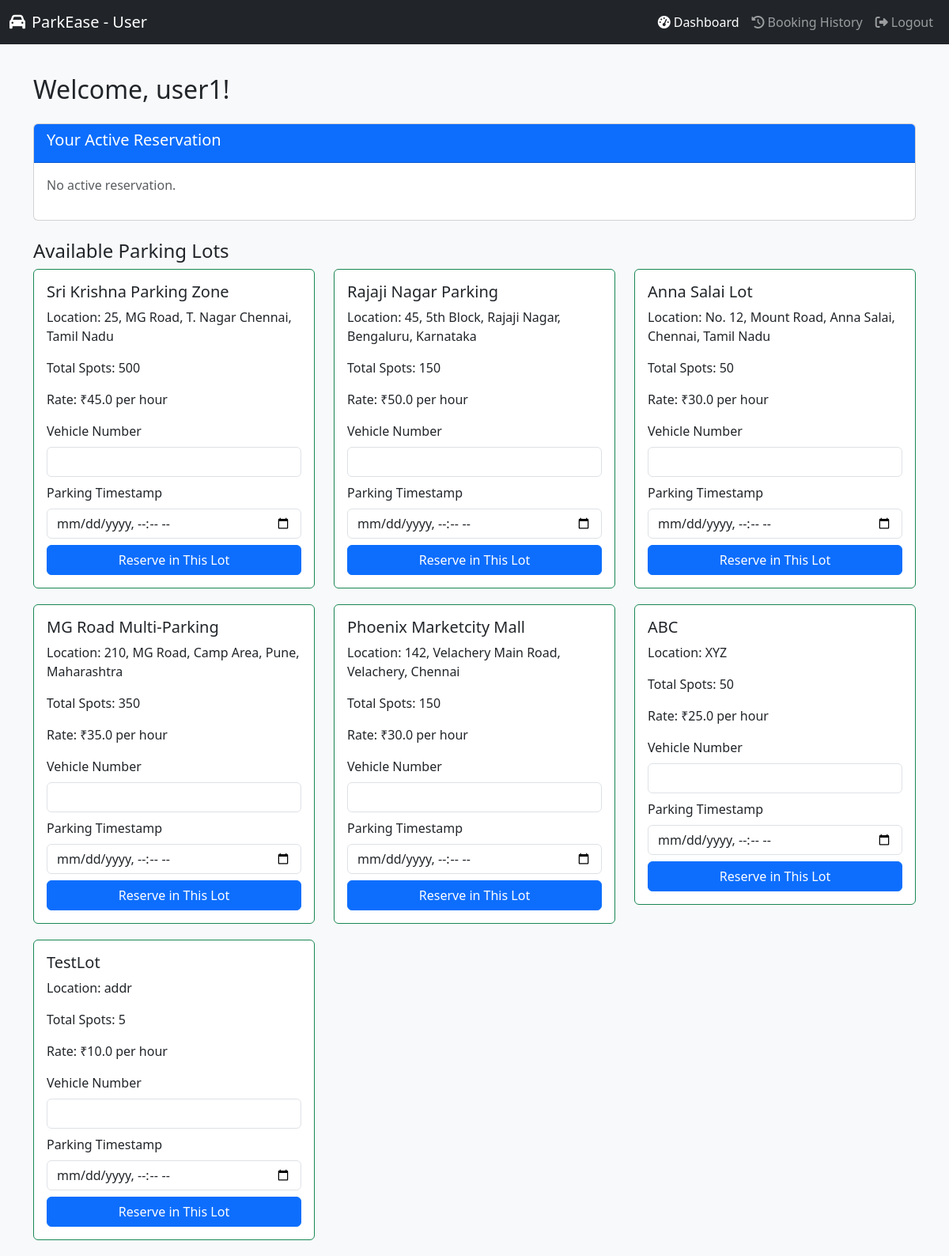
Screenshot of /user_dashboard (signed in) with the database file from the repository.
### models/user_admin.py (models this page shows, shortened)
class User_Admin(db.Model, UserMixin):
    __tablename__ = 'user_admin'
    id = db.Column(db.Integer, primary_key=True, autoincrement=True)
    username = db.Column(db.String(50), unique=True, nullable=False)
    email = db.Column(db.String(120), unique=True, nullable=False)
    password_hash = db.Column(db.String(128), nullable=False)
    role = db.Column(db.String(10), nullable=False)
    reservations = db.relationship('Reservation', backref='user', lazy=True)

### models/parking_lot.py (models this page shows, shortened)
class ParkingLot(db.Model):
    __tablename__ = 'parking_lot'
    lot_id = db.Column(db.Integer, primary_key=True, autoincrement=True)
    prime_location_name = db.Column(db.String(50), nullable=False)
    price = db.Column(db.Float, nullable=False)
    capacity = db.Column(db.Integer, nullable=False)
    address = db.Column(db.String(100), nullable=False)
    pincode = db.Column(db.String(10), nullable=False)
    contact = db.Column(db.BigInteger, nullable=False)
    is_active = db.Column(db.Boolean, default=True)
    spots = db.relationship('ParkingSpot', backref='lot', lazy=True, cascade="all, delete")

### app.py (the view, shortened to what this page needs)
@app.route('/user_dashboard')
@login_required
def user_dashboard():
    if current_user.role == 'admin':
        flash('Access denied', 'danger')
        return redirect(url_for('home_page'))
    expired_count = check_expired_reservations()
    if expired_count > 0:
        flash(f'{expired_count} expired reservation(s) have been automatically closed.', 'info')
    active_reservation = Reservation.query.filter_by(
        user_id=current_user.id, payment_status='Pending'
    ).all()
    available_lots = ParkingLot.query.filter_by(is_active=True).all()
    return render_template('user_dashboard.html', lots=available_lots, reservation=active_reservation)

### app.py (called while the page is built, shortened)
@login_manager.user_loader
def load_user(user_id):
    return User_Admin.query.get(int(user_id))

def check_expired_reservations():
    cutoff_time = datetime.now() - timedelta(hours=24)
    expired_reservations = Reservation.query.filter(
        Reservation.payment_status == 'Pending',
        Reservation.parking_timestamp < cutoff_time
    ).all()
    if expired_reservations:
        db.session.commit()
        return len(expired_reservations)
    return 0

### templates/user_dashboard.html (shortened to what this page needs)
<!DOCTYPE html>
<html lang="en">
<head>
    <link href="https://cdn.jsdelivr.net/npm/bootstrap@5.3.0/dist/css/bootstrap.min.css" rel="stylesheet">
    <link href="https://cdnjs.cloudflare.com/ajax/libs/font-awesome/6.4.0/css/all.min.css" rel="stylesheet">
</head>
<body>
<nav class="navbar navbar-expand-lg navbar-dark bg-dark fixed-top">
    <div class="container-fluid">
        <a class="navbar-brand" href="#"><i class="fas fa-car me-2"></i>ParkEase - User</a>
        <div class="collapse navbar-collapse" id="navbarNav">
            <ul class="navbar-nav ms-auto">
                <li class="nav-item">
                    <a class="nav-link active" href="{{ url_for('user_dashboard') }}">
                        <i class="fas fa-tachometer-alt me-1"></i>Dashboard
                    </a>
                </li>
                <li class="nav-item">
                    <a class="nav-link" href="{{ url_for('history') }}">
                        <i class="fas fa-clock-rotate-left me-1"></i>Booking History
                    </a>
                </li>
                <li class="nav-item">
                    <a class="nav-link" href="{{ url_for('logout') }}">
                        <i class="fas fa-sign-out-alt me-1"></i>Logout
                    </a>
                </li>
            </ul>
        </div>
    </div>
</nav>
<div class="container">
    <h2 class="mt-4">Welcome, {{ current_user.username }}!</h2>
    <div class="card mt-4">
        <div class="card-header bg-primary text-white">
            <h5>Your Active Reservation</h5>
        </div>
        <div class="card-body">
            {% if reservation %}
                {% for res in reservation %}
                    <p><strong>Spot:</strong> {{ res.spot_id }}</p>
                    <p><strong>Vehicle Number:</strong> {{ res.vehicle_number }}</p>
                    <p><strong>Reserved At:</strong> {{ res.reservation_timestamp.strftime('%Y-%m-%d %H:%M') }}</p>
                    <p><strong>Parking Time:</strong> {{ res.parking_timestamp.strftime('%Y-%m-%d %H:%M') }}</p>
                    <p><strong>Cost/hr:</strong> ₹{{ res.parking_cost_per_time }}</p>
                    <p><strong>Status:</strong> <span class="badge bg-warning">{{ res.payment_status }}</span></p>
                    <form method="POST" action="{{ url_for('occupy_spot', reservation_id=res.reservation_id) }}" class="d-inline">
                        <button type="submit" class="btn btn-success">Occupy Spot</button>
                    </form>
                    <form method="POST" action="{{ url_for('release_spot', reservation_id=res.reservation_id) }}" class="d-inline">
                        <button type="submit" class="btn btn-danger">Release Spot</button>
                    </form>
                {% endfor %}
            {% else %}
                <p class="text-muted">No active reservation.</p>
            {% endif %}
        </div>
    </div>
<h4 class="mt-4">Available Parking Lots</h4>
<div class="row">
    {% for lot in lots %}
    <div class="col-md-4">
        <div class="card border-success">
            <div class="card-body">
                <h5 class="card-title">{{ lot.prime_location_name }}</h5>
                <p class="card-text">Location: {{ lot.address }}</p>
                <p class="card-text">Total Spots: {{ lot.capacity }}</p>
                <p class="card-text">Rate: ₹{{ lot.price }} per hour</p>
                <form method="POST" action="{{ url_for('reserve_spot', lot_id=lot.lot_id) }}">
                    <div class="mb-2">
                        <label class="form-label">Vehicle Number</label>
                        <input type="text" class="form-control" name="vehicle_number" required>
                    </div>
                    <div class="mb-2">
                        <label class="form-label">Parking Timestamp</label>
                        <input type="datetime-local" class="form-control" name="parking_time" required>
                    </div>
                    <button type="submit" class="btn btn-primary w-100">Reserve in This Lot</button>
                </form>
            </div>
        </div>
    </div>
    {% endfor %}
</div>
</body>
</html>

### templates/user_dashboard.html (style rules this page uses)
body { padding-top: 70px; background-color: #f8f9fa; }
.card { margin-bottom: 20px; }

### rows the page displays
User_Admin: username "user1"
ParkingLot: prime_location_name "Sri Krishna Parking Zone", address "25, MG Road, T. Nagar Chennai, Tamil Nadu", capacity "500", price "45.0"
ParkingLot: prime_location_name "Rajaji Nagar Parking", address "45, 5th Block, Rajaji Nagar, Bengaluru, Karnataka", capacity "150", price "50.0"
ParkingLot: prime_location_name "Anna Salai Lot", address "No. 12, Mount Road, Anna Salai, Chennai, Tamil Nadu", capacity "50", price "30.0"
ParkingLot: prime_location_name "MG Road Multi-Parking", address "210, MG Road, Camp Area, Pune, Maharashtra", capacity "350", price "35.0"
ParkingLot: prime_location_name "Phoenix Marketcity Mall", address "142, Velachery Main Road, Velachery, Chennai", capacity "150", price "30.0"
ParkingLot: prime_location_name "ABC", address "XYZ", capacity "50", price "25.0"
ParkingLot: prime_location_name "TestLot", address "addr", capacity "5", price "10.0"
